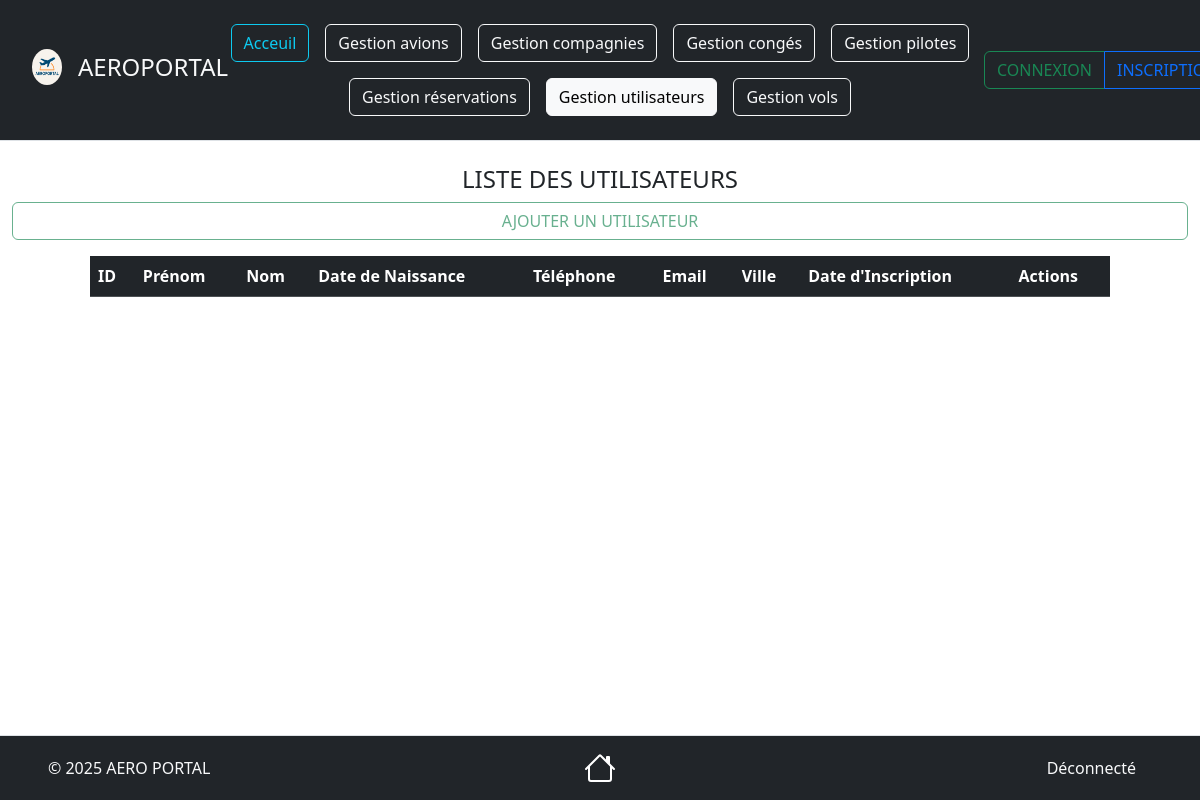
Before: /views/Utilisateurs/UtilisateursRead.php with the older database file.
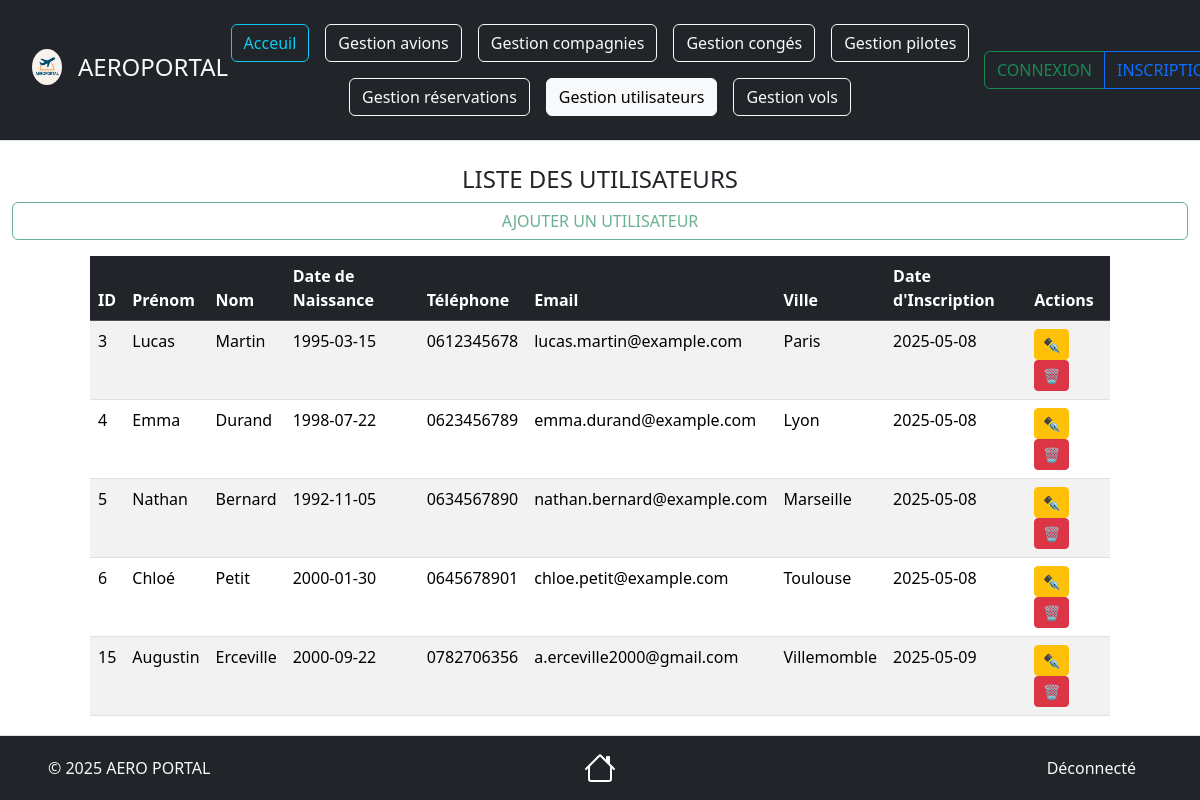
After: the same page with the newer database file.
### tables this page shows
CREATE TABLE IF NOT EXISTS `utilisateurs` (
                                              `id_utilisateur` int NOT NULL AUTO_INCREMENT COMMENT 'Identifiant unique de l''utilisateur',
                                              `prenom` varchar(50) NOT NULL COMMENT 'Prénom',
                                              `nom` varchar(50) NOT NULL COMMENT 'Nom',
                                              `telephone` varchar(13) NOT NULL COMMENT 'Téléphone',
                                              `email` varchar(100) NOT NULL COMMENT 'Email',
                                              `mot_de_passe` varchar(255) NOT NULL COMMENT 'Mot de passe',
                                              `date_naissance` date NOT NULL COMMENT 'Date de naissance',
                                              `ville_residence` varchar(50) NOT NULL COMMENT 'Ville de résidence',
                                              `inscription` datetime NOT NULL DEFAULT CURRENT_TIMESTAMP COMMENT 'Date d''inscription',
                                              `role` enum('Client','Administrateur') NOT NULL DEFAULT 'Client' COMMENT 'Rôle de l''utilisateur',
                                              PRIMARY KEY (`id_utilisateur`),
                                              UNIQUE KEY `email` (`email`)
);

### source/repository/UtilisateursRepository.php (called while the page is built, shortened)
<?php
require_once __DIR__ . '/../model/UtilisateursModel.php';
class UtilisateursRepository
{
    private $bdd;
    public function __construct(\PDO $bdd)
    {
        $this->bdd = $bdd;
        $this->bdd->setAttribute(\PDO::ATTR_ERRMODE, \PDO::ERRMODE_EXCEPTION);
    }
    public function getUsers(): array {
        try {
            $query = $this->bdd->prepare("SELECT * FROM utilisateurs");
            $query->execute();
            $users = [];
            while ($data = $query->fetch(\PDO::FETCH_ASSOC)) {
                $users[] = new UtilisateursModel($data);
            }
            return $users;
        } catch (\PDOException $e) {
            return [];
        }
    }
}

### source/model/UtilisateursModel.php (called while the page is built, shortened)
<?php
class UtilisateursModel
{
     private ?int $id_utilisateur = null;
     private ?string $prenom = null;
     private ?string $nom = null;
     private ?string $telephone = null;
     private ?string $email = null;
     private ?string $date_naissance = null;
     private ?string $ville_residence = null;
     private ?DateTime $inscription = null;
     public function hydrate($data) {
          if (isset($data['id_utilisateur'])) {
               $this->id_utilisateur = $data['id_utilisateur'];
          }
          if (isset($data['prenom'])) {
               $this->prenom = $data['prenom'];
          }
          if (isset($data['nom'])) {
               $this->nom = $data['nom'];
          }
          if (isset($data['telephone'])) {
               $this->telephone = $data['telephone'];
          }
          if (isset($data['email'])) {
               $this->email = $data['email'];
          }
          if (isset($data['date_naissance'])) {
               $this->date_naissance = $data['date_naissance'];
          }
          if (isset($data['ville_residence'])) {
               $this->ville_residence = $data['ville_residence'];
          }
          if (isset($data['inscription'])) {
               $this->inscription = new DateTime($data['inscription']);
          }
     }
     public function getIdUser()
     {
          return $this->id_utilisateur;
     }
     public function getPrenom()
     {
          return $this->prenom;
     }
     public function getNom()
     {
          return $this->nom;
     }
     public function getTelephone()
     {
          return $this->telephone;
     }
     public function getEmail()
     {
          return $this->email;
     }
     public function getDateNaissance()
     {
          return $this->date_naissance;
     }
     public function getVilleResidence()
     {
          return $this->ville_residence;
     }
     public function getInscription()
     {
          return $this->inscription;
     }
}

### views/Utilisateurs/UtilisateursRead.php (the view, shortened to what the changed rows need)
<?php
require_once __DIR__ . '/../../source/repository/UtilisateursRepository.php';
require_once __DIR__ . '/../../source/model/UtilisateursModel.php';
$config = new Config();
$bdd = $config->connexion();
$utilisateurRepo = new UtilisateursRepository($bdd);
$utilisateurs = $utilisateurRepo->getUsers();
?>
<!doctype html>
<html lang="fr">
<head>
     <link href="https://cdn.jsdelivr.net/npm/bootstrap@5.3.3/dist/css/bootstrap.min.css" rel="stylesheet">
</head>
<body>
<div class="row my-3">
    <table class="col table table-striped">
          <thead class="table-dark">
          <tr>
               <th>ID</th>
               <th>Prénom</th>
               <th>Nom</th>
               <th>Date de Naissance</th>
               <th>Téléphone</th>
               <th>Email</th>
               <th>Ville</th>
               <th>Date d'Inscription</th>
               <th>Actions</th>
          </tr>
          </thead>
          <tbody>
          <?php foreach ($utilisateurs as $user): ?>
               <tr>
                    <td><?= htmlspecialchars($user->getIdUser() ?? 'Inconnu', ENT_QUOTES, 'UTF-8') ?></td>
                    <td><?= htmlspecialchars($user->getPrenom() ?? 'Inconnu', ENT_QUOTES, 'UTF-8') ?></td>
                    <td><?= htmlspecialchars($user->getNom() ?? 'Inconnu', ENT_QUOTES, 'UTF-8') ?></td>
                    <td><?= htmlspecialchars($user->getDateNaissance() ?? 'Inconnu', ENT_QUOTES, 'UTF-8') ?></td>
                    <td><?= htmlspecialchars($user->getTelephone() ?? 'Inconnu', ENT_QUOTES, 'UTF-8') ?></td>
                    <td><?= htmlspecialchars($user->getEmail() ?? 'Inconnu', ENT_QUOTES, 'UTF-8') ?></td>
                    <td><?= htmlspecialchars($user->getVilleResidence() ?? 'Inconnu', ENT_QUOTES, 'UTF-8') ?></td>
                    <td><?= htmlspecialchars($user->getInscription()->format('Y-m-d') ?? 'Inconnu', ENT_QUOTES, 'UTF-8') ?></td>
                    <td>
                         <a href="UtilisateursUpdate.php?id=<?= $user->getIdUser() ?>" class="btn btn-warning btn-sm">✒️</a>
                         <a href="UtilisateursDelete.php?id=<?= $user->getIdUser() ?>" class="btn btn-danger btn-sm" onclick="return confirm('Êtes-vous sûr de vouloir supprimer cet utilisateur ?');">🗑️</a>
                    </td>
               </tr>
          <?php endforeach; ?>
          </tbody>
     </table>
</div>
<?php include '../Footer.php'; ?>

Changed rows visible on the page:
added utilisateurs: id_utilisateur "3", prenom "Lucas", nom "Martin", date_naissance "1995-03-15", telephone "0612345678", email "lucas.martin@example.com", ville_residence "Paris", inscription "2025-05-08"
added utilisateurs: id_utilisateur "4", prenom "Emma", nom "Durand", date_naissance "1998-07-22", telephone "0623456789", email "emma.durand@example.com", ville_residence "Lyon", inscription "2025-05-08"
added utilisateurs: id_utilisateur "5", prenom "Nathan", nom "Bernard", date_naissance "1992-11-05", telephone "0634567890", email "nathan.bernard@example.com", ville_residence "Marseille", inscription "2025-05-08"
added utilisateurs: id_utilisateur "6", prenom "Chloé", nom "Petit", date_naissance "2000-01-30", telephone "0645678901", email "chloe.petit@example.com", ville_residence "Toulouse", inscription "2025-05-08"
added utilisateurs: id_utilisateur "15", prenom "Augustin", nom "Erceville", date_naissance "2000-09-22", telephone "0782706356", email "a.erceville2000@gmail.com", ville_residence "Villemomble", inscription "2025-05-09"
